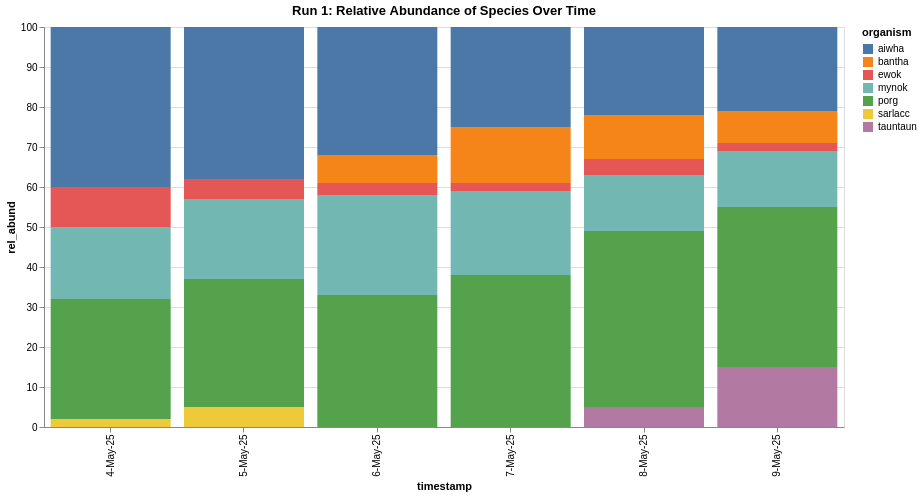

Source (notebook cell):
### Markdown cell above
## Stacked bar chart

### Code cell
alt.Chart(df1).mark_bar().encode(
    x = alt.X('timestamp:O'),
    y = 'rel_abund:Q',
    color = 'organism:N',
    #color = 'species_group:N',
    tooltip=['organism:N', 'species_group:N', 'rel_abund:Q', 'timestamp:O', 'run_id:N','site:N','sample_id:N']
).properties(
    title = 'Run 1: Relative Abundance of Species Over Time',
    width = 800,
    height = 400
).interactive()

### Figure 1 — Vega-Lite specification as saved in the notebook (floating-point values rounded to 4 significant figures)
{"config": {"view": {"continuousWidth": 300, "continuousHeight": 300}}, "data": {"name": "data-baa9581b6e67233f365a2ec4776f1c9d"}, "mark": {"type": "bar"}, "encoding": {"color": {"field": "organism", "type": "nominal"}, "tooltip": [{"field": "organism", "type": "nominal"}, {"field": "species_group", "type": "nominal"}, {"field": "rel_abund", "type": "quantitative"}, {"field": "timestamp", "type": "ordinal"}, {"field": "run_id", "type": "nominal"}, {"field": "site", "type": "nominal"}, {"field": "sample_id", "type": "nominal"}], "x": {"field": "timestamp", "type": "ordinal"}, "y": {"field": "rel_abund", "type": "quantitative"}}, "height": 400, "params": [{"name": "param_26", "select": {"type": "interval", "encodings": ["x", "y"]}, "bind": "scales"}], "title": "Run 1: Relative Abundance of Species Over Time", "width": 800, "$schema": "https://vega.github.io/schema/vega-lite/v5.20.1.json", "datasets": {"data-baa9581b6e67233f365a2ec4776f1c9d": [{"site": "Takodana", "reactor": "R2D2", "run_id": 1, "sample_id": 100, "timestamp": "4-May-25", "rel_abund": 2, "organism": "sarlacc", "species_group": "wiggly"}, {"site": "Takodana", "reactor": "R2D2", "run_id": 1, "sample_id": 100, "timestamp": "4-May-25", "rel_abund": 18, "organism": "mynok", "species_group": "flapper"}, {"site": "Takodana", "reactor": "R2D2", "run_id": 1, "sample_id": 100, "timestamp": "4-May-25", "rel_abund": 40, "organism": "aiwha", "species_group": "flapper"}, {"site": "Takodana", "reactor": "R2D2", "run_id": 1, "sample_id": 100, "timestamp": "4-May-25", "rel_abund": 30, "organism": "porg", "species_group": "flapper"}, {"site": "Takodana", "reactor": "R2D2", "run_id": 1, "sample_id": 100, "timestamp": "4-May-25", "rel_abund": 10, "organism": "ewok", "species_group": "pawsly"}, {"site": "Takodana", "reactor": "R2D2", "run_id": 1, "sample_id": 101, "timestamp": "5-May-25", "rel_abund": 5, "organism": "sarlacc", "species_group": "wiggly"}, {"site": "Takodana", "reactor": "R2D2", "run_id": 1, "sample_id": 101, "timestamp": "5-May-25", "rel_abund": 20, "organism": "mynok", "species_group": "flapper"}, {"site": "Takodana", "reactor": "R2D2", "run_id": 1, "sample_id": 101, "timestamp": "5-May-25", "rel_abund": 38, "organism": "aiwha", "species_group": "flapper"}, {"site": "Takodana", "reactor": "R2D2", "run_id": 1, "sample_id": 101, "timestamp": "5-May-25", "rel_abund": 32, "organism": "porg", "species_group": "flapper"}, {"site": "Takodana", "reactor": "R2D2", "run_id": 1, "sample_id": 101, "timestamp": "5-May-25", "rel_abund": 5, "organism": "ewok", "species_group": "pawsly"}, {"site": "Takodana", "reactor": "R2D2", "run_id": 1, "sample_id": 102, "timestamp": "6-May-25", "rel_abund": 25, "organism": "mynok", "species_group": "flapper"}, {"site": "Takodana", "reactor": "R2D2", "run_id": 1, "sample_id": 102, "timestamp": "6-May-25", "rel_abund": 32, "organism": "aiwha", "species_group": "flapper"}, {"site": "Takodana", "reactor": "R2D2", "run_id": 1, "sample_id": 102, "timestamp": "6-May-25", "rel_abund": 33, "organism": "porg", "species_group": "flapper"}, {"site": "Takodana", "reactor": "R2D2", "run_id": 1, "sample_id": 102, "timestamp": "6-May-25", "rel_abund": 3, "organism": "ewok", "species_group": "pawsly"}, {"site": "Takodana", "reactor": "R2D2", "run_id": 1, "sample_id": 102, "timestamp": "6-May-25", "rel_abund": 7, "organism": "bantha", "species_group": "hoofed"}, {"site": "Takodana", "reactor": "R2D2", "run_id": 1, "sample_id": 103, "timestamp": "7-May-25", "rel_abund": 21, "organism": "mynok", "species_group": "flapper"}, {"site": "Takodana", "reactor": "R2D2", "run_id": 1, "sample_id": 103, "timestamp": "7-May-25", "rel_abund": 25, "organism": "aiwha", "species_group": "flapper"}, {"site": "Takodana", "reactor": "R2D2", "run_id": 1, "sample_id": 103, "timestamp": "7-May-25", "rel_abund": 38, "organism": "porg", "species_group": "flapper"}, {"site": "Takodana", "reactor": "R2D2", "run_id": 1, "sample_id": 103, "timestamp": "7-May-25", "rel_abund": 2, "organism": "ewok", "species_group": "pawsly"}, {"site": "Takodana", "reactor": "R2D2", "run_id": 1, "sample_id": 103, "timestamp": "7-May-25", "rel_abund": 14, "organism": "bantha", "species_group": "hoofed"}, {"site": "Takodana", "reactor": "R2D2", "run_id": 1, "sample_id": 104, "timestamp": "8-May-25", "rel_abund": 14, "organism": "mynok", "species_group": "flapper"}, {"site": "Takodana", "reactor": "R2D2", "run_id": 1, "sample_id": 104, "timestamp": "8-May-25", "rel_abund": 22, "organism": "aiwha", "species_group": "flapper"}, {"site": "Takodana", "reactor": "R2D2", "run_id": 1, "sample_id": 104, "timestamp": "8-May-25", "rel_abund": 44, "organism": "porg", "species_group": "flapper"}, {"site": "Takodana", "reactor": "R2D2", "run_id": 1, "sample_id": 104, "timestamp": "8-May-25", "rel_abund": 4, "organism": "ewok", "species_group": "pawsly"}, {"site": "Takodana", "reactor": "R2D2", "run_id": 1, "sample_id": 104, "timestamp": "8-May-25", "rel_abund": 11, "organism": "bantha", "species_group": "hoofed"}, {"site": "Takodana", "reactor": "R2D2", "run_id": 1, "sample_id": 104, "timestamp": "8-May-25", "rel_abund": 5, "organism": "tauntaun", "species_group": "clawful"}, {"site": "Takodana", "reactor": "R2D2", "run_id": 1, "sample_id": 105, "timestamp": "9-May-25", "rel_abund": 14, "organism": "mynok", "species_group": "flapper"}, {"site": "Takodana", "reactor": "R2D2", "run_id": 1, "sample_id": 105, "timestamp": "9-May-25", "rel_abund": 21, "organism": "aiwha", "species_group": "flapper"}, {"site": "Takodana", "reactor": "R2D2", "run_id": 1, "sample_id": 105, "timestamp": "9-May-25", "rel_abund": 40, "organism": "porg", "species_group": "flapper"}, {"site": "Takodana", "reactor": "R2D2", "run_id": 1, "sample_id": 105, "timestamp": "9-May-25", "rel_abund": 2, "organism": "ewok", "species_group": "pawsly"}, {"site": "Takodana", "reactor": "R2D2", "run_id": 1, "sample_id": 105, "timestamp": "9-May-25", "rel_abund": 8, "organism": "bantha", "species_group": "hoofed"}, {"site": "Takodana", "reactor": "R2D2", "run_id": 1, "sample_id": 105, "timestamp": "9-May-25", "rel_abund": 15, "organism": "tauntaun", "species_group": "clawful"}]}}
